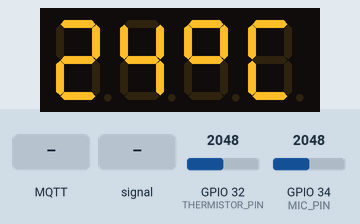
This sketch was run on a simulated ESP32. Parts: 4-digit seven-segment display. Wiring (inferred from the names in the program): 4-digit 7-segment display, segments lit when HIGH: segments GPIO 23, GPIO 22, GPIO 21, GPIO 33, GPIO 25, GPIO 26, GPIO 27; digit selects GPIO 17, GPIO 16, GPIO 4, GPIO 0. The test bench sets the inputs (shaded band); at power-on: GPIO 34 (MIC_PIN) = 2048, GPIO 32 (THERMISTOR_PIN) = 2048 (analog values on the 0–4095 scale). WiFi joins after 1.5 s; servers stay silent unless stated; no MQTT or app messages arrive unless stated; the segment pins are drawn as the display they are named for; what the sketch prints to the serial monitor is not drawn.

Above: at 2.7 s.
2.8 s: MQTT message "decibel" arrives on the first subscribed topic
At 3.7 s:
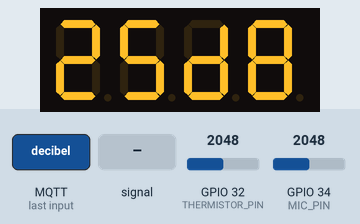
4.3 s: GPIO 34 (MIC_PIN) fed a 200 Hz sine of ±327 counts around its level
At 5.1 s:
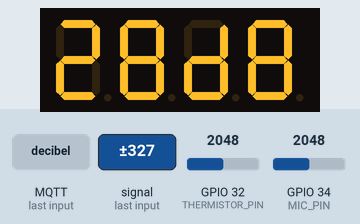
7.1 s: GPIO 34 (MIC_PIN) set to 2866
At 8.1 s:
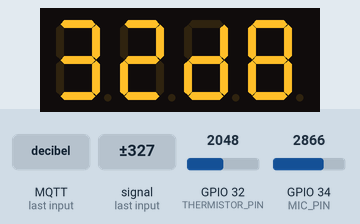
11.1 s: GPIO 34 (MIC_PIN) fed a 1000 Hz sine of ±1023 counts around its level
At 12.5 s:
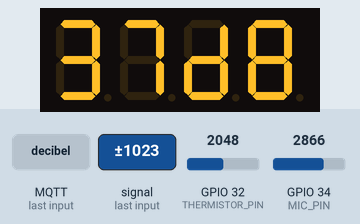
14.2 s: GPIO 32 (THERMISTOR_PIN) set to 4095
17.2 s: MQTT message "celsius" arrives on the first subscribed topic
At 18.3 s:
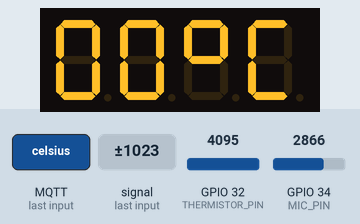
Timing chart, 0 to 19.7 s (numbered marks = the images above; inputs shaded):
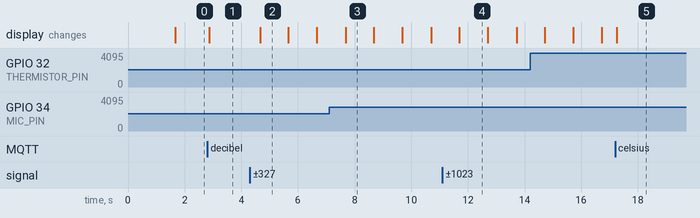

The sketch:

final.ino
```cpp
#include <Arduino.h>
#include <math.h>
#include <WiFi.h>
#include <PubSubClient.h>

#define THERMISTOR_PIN 32
#define MIC_PIN 34

// -------- 7 SEGMENT --------
#define D1 17
#define D2 16
#define D3 4
#define D4 0
#define A 23
#define B 22
#define C 21
#define D 33
#define E 25
#define F 26
#define G 27

String mode = "celsius";

float currentTemp = 0.0;
float currentNoise = 0.0;
unsigned long lastSensorRead = 0;

// -------- Low-pass filter (EMA) --------
float filteredTemp  = 0.0;
float filteredNoise = 0.0;
const float alphaTemp  = 0.1; // 0.05–0.3 (น้อย = smooth มาก)
const float alphaNoise = 0.2; // เสียงเปลี่ยนเร็ว ให้ alpha สูงกว่าอุณหภูมิ
bool firstReading = true;

// segment table
byte digit[10][7] = {
  {1,1,1,1,1,1,0},
  {0,1,1,0,0,0,0},
  {1,1,0,1,1,0,1},
  {1,1,1,1,0,0,1},
  {0,1,1,0,0,1,1},
  {1,0,1,1,0,1,1},
  {1,0,1,1,1,1,1},
  {1,1,1,0,0,0,0},
  {1,1,1,1,1,1,1},
  {1,1,1,1,0,1,1}
};

void showNumber(int num){
  digitalWrite(A,digit[num][0]);
  digitalWrite(B,digit[num][1]);
  digitalWrite(C,digit[num][2]);
  digitalWrite(D,digit[num][3]);
  digitalWrite(E,digit[num][4]);
  digitalWrite(F,digit[num][5]);
  digitalWrite(G,digit[num][6]);
}

void displayValue(int value){
  if(value < 0) value = 0;
  if(value > 99) value = 99;

  int d1 = value / 10;
  int d2 = value % 10;

  digitalWrite(D1, HIGH); digitalWrite(D2, HIGH);
  digitalWrite(D3, HIGH); digitalWrite(D4, HIGH);

  showNumber(d1);
  digitalWrite(D1, LOW);
  delay(3);

  digitalWrite(D1, HIGH); digitalWrite(D2, HIGH);
  digitalWrite(D3, HIGH); digitalWrite(D4, HIGH);

  showNumber(d2);
  digitalWrite(D2, LOW);
  delay(3);
}

// -------- Thermistor constants --------
const float beta = 3950.0;
const float R0 = 10000.0;
const float T0_K = 298.15;
const float VCC = 3.3;
const float R_FIXED = 10000.0;

// Mic const
const int sampleWindow = 50;
const float OFFSET_DB = 60.0;
const float SENSITIVITY_FACTOR = 55.0;

// WiFi
const char* ssid = "BLENIZ";
const char* password = "araigordai";

// MQTT
const char* mqtt_server = "broker.hivemq.com";

WiFiClient espClient;
PubSubClient client(espClient);

void callback(char* topic, byte* payload, unsigned int length){
  String msg="";
  for(int i=0;i<length;i++){
    msg += (char)payload[i];
  }
  Serial.print("MQTT message: ");
  Serial.println(msg);

  if(msg=="celsius" || msg=="decibel"){
    mode = msg;
  }
}

void setup_wifi() {
  WiFi.begin(ssid, password);
  Serial.print("Connecting WiFi");
  int retry = 0;
  while (WiFi.status() != WL_CONNECTED && retry < 20) {
    delay(500);
    Serial.print(".");
    retry++;
  }
  if (WiFi.status() == WL_CONNECTED) {
    Serial.println(" WiFi connected");
  } else {
    Serial.println(" WiFi failed");
  }
}

void reconnect() {
  while (!client.connected()) {
    Serial.print("Connecting MQTT...");
    if (client.connect("ESP32_Temp_Device123")) {
      Serial.println("connected");
      client.subscribe("room/mode");
    } else {
      Serial.print("failed ");
      Serial.println(client.state());
      delay(2000);
    }
  }
}

void celsius(float Cel) {
  displayValue((int)Cel);

  digitalWrite(D1, HIGH); digitalWrite(D2, HIGH);
  digitalWrite(D3, HIGH); digitalWrite(D4, HIGH);

  digitalWrite(A, HIGH); digitalWrite(B, HIGH); digitalWrite(C, LOW);
  digitalWrite(D, LOW); digitalWrite(E, LOW); digitalWrite(F, HIGH); digitalWrite(G, HIGH);
  digitalWrite(D3, LOW);
  delay(3);

  digitalWrite(D1, HIGH); digitalWrite(D2, HIGH);
  digitalWrite(D3, HIGH); digitalWrite(D4, HIGH);

  digitalWrite(A, HIGH); digitalWrite(B, LOW); digitalWrite(C, LOW);
  digitalWrite(D, HIGH); digitalWrite(E, HIGH); digitalWrite(F, HIGH); digitalWrite(G, LOW);
  digitalWrite(D4, LOW);
  delay(3);
}

void decibel(float dB) {
  displayValue((int)dB);

  digitalWrite(D1, HIGH); digitalWrite(D2, HIGH);
  digitalWrite(D3, HIGH); digitalWrite(D4, HIGH);

  digitalWrite(D3, LOW);
  digitalWrite(D4, HIGH);
  digitalWrite(A, LOW); digitalWrite(B, HIGH); digitalWrite(C, HIGH);
  digitalWrite(D, HIGH); digitalWrite(E, HIGH); digitalWrite(F, LOW); digitalWrite(G, HIGH);
  delay(3);

  digitalWrite(D1, HIGH); digitalWrite(D2, HIGH);
  digitalWrite(D3, HIGH); digitalWrite(D4, HIGH);

  digitalWrite(D3, HIGH);
  digitalWrite(D4, LOW);
  digitalWrite(A, HIGH); digitalWrite(B, HIGH); digitalWrite(C, HIGH);
  digitalWrite(D, HIGH); digitalWrite(E, HIGH); digitalWrite(F, HIGH); digitalWrite(G, HIGH);
  delay(3);
}

void setup() {
  Serial.begin(115200);
  analogReadResolution(12);
  analogSetAttenuation(ADC_11db);

  pinMode(MIC_PIN, INPUT);

  pinMode(D1,OUTPUT); pinMode(D2,OUTPUT); pinMode(D3,OUTPUT); pinMode(D4,OUTPUT);
  pinMode(A,OUTPUT); pinMode(B,OUTPUT); pinMode(C,OUTPUT); pinMode(D,OUTPUT);
  pinMode(E,OUTPUT); pinMode(F,OUTPUT); pinMode(G,OUTPUT);

  setup_wifi();
  client.setServer(mqtt_server, 1883);
  client.setCallback(callback);
}

void loop() {
  if (!client.connected()) {
    reconnect();
  }
  client.loop();

  if (millis() - lastSensorRead >= 1000) {
    lastSensorRead = millis();

    // -- Temperature --
    int adcValue = analogRead(THERMISTOR_PIN);
    Serial.print("ADC raw: "); Serial.println(adcValue);
    float Vr = (adcValue / 4095.0) * VCC;
    Serial.print("Vr: "); Serial.println(Vr);
    float Rt = R_FIXED * Vr / (VCC - Vr);
    Serial.print("Rt: "); Serial.println(Rt);
    float tempK = 1.0 / ((log(Rt / R0) / beta) + (1.0 / T0_K));
    currentTemp = tempK - 273.15;

    // -- Noise --
    unsigned long startMillis = millis();
    unsigned int signalMax = 0;
    unsigned int signalMin = 4095;
    unsigned int sample;

    while (millis() - startMillis < sampleWindow) {
      sample = analogRead(MIC_PIN);
      if (sample < 4095) {
        if (sample > signalMax) signalMax = sample;
        else if (sample < signalMin) signalMin = sample;
      }
    }
    unsigned int peakToPeak = signalMax - signalMin;
    double volts = (peakToPeak * 3.3) / 4095.0;

    if (volts > 0.01) {
      currentNoise = SENSITIVITY_FACTOR * log10(volts) + OFFSET_DB;
    } else {
      currentNoise = 25.0;
    }

    // -------- Low-pass filter (EMA) --------
    if (firstReading) {
      // seed ค่าแรกทันที ไม่งั้น filter จะค่อยๆ ไต่จาก 0
      filteredTemp  = currentTemp;
      filteredNoise = currentNoise;
      firstReading  = false;
    } else {
      filteredTemp  = alphaTemp  * currentTemp  + (1 - alphaTemp)  * filteredTemp;
      filteredNoise = alphaNoise * currentNoise + (1 - alphaNoise) * filteredNoise;
    }

    Serial.print("Raw Temp: ");      Serial.print(currentTemp, 2);
    Serial.print(" → Filtered: ");   Serial.println(filteredTemp, 2);
    Serial.print("Raw Noise: ");     Serial.print(currentNoise, 1);
    Serial.print(" dB → Filtered: ");Serial.print(filteredNoise, 1);
    Serial.println(" dB");

    // -- ส่ง MQTT (ส่งค่า filtered) --
    char msgTemp[10];
    char msgNoise[10];
    dtostrf(filteredTemp, 4, 2, msgTemp);
    client.publish("room/temperature", msgTemp);
    dtostrf(filteredNoise, 4, 2, msgNoise);
    client.publish("room/noise", msgNoise);
  }

  // -------- แสดงผล (ใช้ค่า filtered) --------
  if(mode=="celsius"){
    celsius(filteredTemp);
  }
  else if(mode=="decibel"){
    decibel(filteredNoise);
  }
}
```

Measured:
- after the input at 2.8 s, the display: changes after 0.06 s (image 1)
- after the input at 4.3 s, the display: changes after 0.36 s (image 2)
- after the input at 11.1 s, the display: changes after 0.60 s (image 4)
- after the input at 17.2 s, the display: changes after 0.06 s (image 5)
- what the display in image 2 shows lasts 1.0 s, from 4.7 s to 5.7 s
